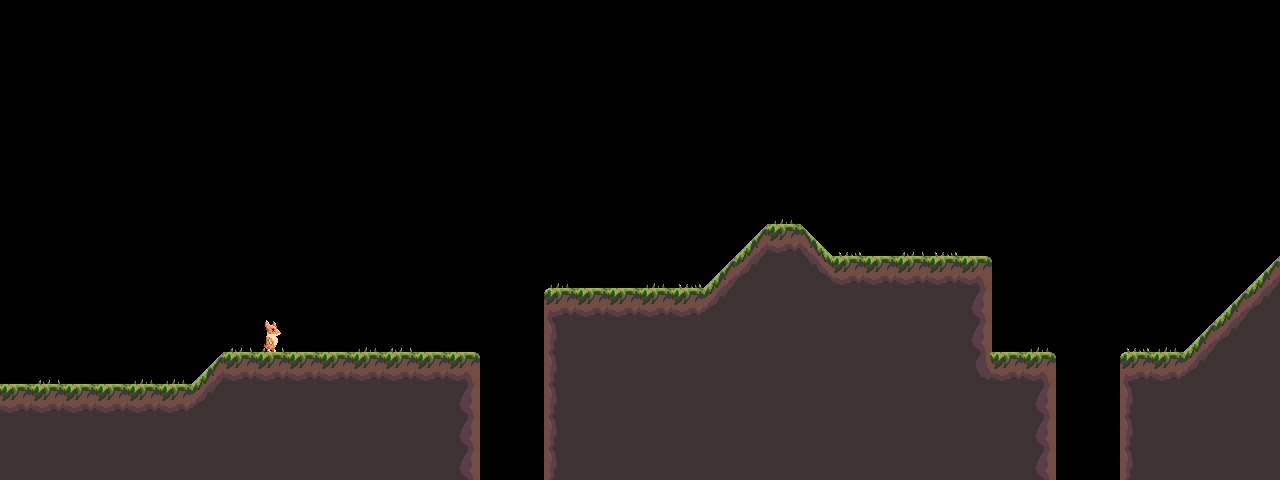

A level layout from a 2D game, rendered from its tile map. Below: a short description, then the map file with its tile-grid data intact:
An orthogonal 40x15 tile map with 32x32 px tiles, 4 tile layers (background, player, terrain, decoration), 4 tilesets.

<map version="1.10" tiledversion="1.10.2" orientation="orthogonal" renderorder="right-down" width="40" height="15" tilewidth="32" tileheight="32" infinite="0" nextlayerid="5" nextobjectid="1">
 <editorsettings>
  <export target="data/level0.csv" format="csv" />
 </editorsettings>
 <tileset firstgid="1" source="32terrain_grass_tiles.tsx" />
 <tileset firstgid="16" source="grass_deco_tiles.tsx" />
 <tileset firstgid="19" source="player_tile.tsx" />
 <tileset firstgid="20" source="blue_sky_gradient.tsx" />
 <layer id="4" name="background" width="40" height="15">
  <data encoding="csv">
0,0,0,0,0,0,0,0,0,0,0,0,0,0,0,0,0,0,0,0,0,0,0,0,0,0,0,0,0,0,0,0,0,0,0,0,0,0,0,0,
0,0,0,0,0,0,0,0,0,0,0,0,0,0,0,0,0,0,0,0,0,0,0,0,0,0,0,0,0,0,0,0,0,0,0,0,0,0,0,0,
0,0,0,0,0,0,0,0,0,0,0,0,0,0,0,0,0,0,0,0,0,0,0,0,0,0,0,0,0,0,0,0,0,0,0,0,0,0,0,0,
0,0,0,0,0,0,0,0,0,0,0,0,0,0,0,0,0,0,0,0,0,0,0,0,0,0,0,0,0,0,0,0,0,0,0,0,0,0,0,0,
0,0,0,0,0,0,0,0,0,0,0,0,0,0,0,0,0,0,0,0,0,0,0,0,0,0,0,0,0,0,0,0,0,0,0,0,0,0,0,0,
0,0,0,0,0,0,0,0,0,0,0,0,0,0,0,0,0,0,0,0,0,0,0,0,0,0,0,0,0,0,0,0,0,0,0,0,0,0,0,0,
0,0,0,0,0,0,0,0,0,0,0,0,0,0,0,0,0,0,0,0,0,0,0,0,0,0,0,0,0,0,0,0,0,0,0,0,0,0,0,0,
0,0,0,0,0,0,0,0,0,0,0,0,0,0,0,0,0,0,0,0,0,0,0,0,0,0,0,0,0,0,0,0,0,0,0,0,0,0,0,0,
0,0,0,0,0,0,0,0,0,0,0,0,0,0,0,0,0,0,0,0,0,0,0,0,0,0,0,0,0,0,0,0,0,0,0,0,0,0,0,0,
0,0,0,0,0,0,0,0,0,0,0,0,0,0,0,0,0,0,0,0,0,0,0,0,0,0,0,0,0,0,0,0,0,0,0,0,0,0,0,0,
0,0,0,0,0,0,0,0,0,0,0,0,0,0,0,0,0,0,0,0,0,0,0,0,0,0,0,0,0,0,0,0,0,0,0,0,0,0,0,0,
0,0,0,0,0,0,0,0,0,0,0,0,0,0,0,0,0,0,0,0,0,0,0,0,0,0,0,0,0,0,0,0,0,0,0,0,0,0,0,0,
0,0,0,0,0,0,0,0,0,0,0,0,0,0,0,0,0,0,0,0,0,0,0,0,0,0,0,0,0,0,0,0,0,0,0,0,0,0,0,0,
0,0,0,0,0,0,0,0,0,0,0,0,0,0,0,0,0,0,0,0,0,0,0,0,0,0,0,0,0,0,0,0,0,0,0,0,0,0,0,0,
21,0,0,0,0,0,0,0,0,0,0,0,21,0,0,0,0,0,0,0,0,0,0,0,21,0,0,0,0,0,0,0,0,0,21,0,0,0,0,0
</data>
 </layer>
 <layer id="3" name="player" width="40" height="15">
  <data encoding="csv">
0,0,0,0,0,0,0,0,0,0,0,0,0,0,0,0,0,0,0,0,0,0,0,0,0,0,0,0,0,0,0,0,0,0,0,0,0,0,0,0,
0,0,0,0,0,0,0,0,0,0,0,0,0,0,0,0,0,0,0,0,0,0,0,0,0,0,0,0,0,0,0,0,0,0,0,0,0,0,0,0,
0,0,0,0,0,0,0,0,0,0,0,0,0,0,0,0,0,0,0,0,0,0,0,0,0,0,0,0,0,0,0,0,0,0,0,0,0,0,0,0,
0,0,0,0,0,0,0,0,0,0,0,0,0,0,0,0,0,0,0,0,0,0,0,0,0,0,0,0,0,0,0,0,0,0,0,0,0,0,0,0,
0,0,0,0,0,0,0,0,0,0,0,0,0,0,0,0,0,0,0,0,0,0,0,0,0,0,0,0,0,0,0,0,0,0,0,0,0,0,0,0,
0,0,0,0,0,0,0,0,0,0,0,0,0,0,0,0,0,0,0,0,0,0,0,0,0,0,0,0,0,0,0,0,0,0,0,0,0,0,0,0,
0,0,0,0,0,0,0,0,0,0,0,0,0,0,0,0,0,0,0,0,0,0,0,0,0,0,0,0,0,0,0,0,0,0,0,0,0,0,0,0,
0,0,0,0,0,0,0,0,0,0,0,0,0,0,0,0,0,0,0,0,0,0,0,0,0,0,0,0,0,0,0,0,0,0,0,0,0,0,0,0,
0,0,0,0,0,0,0,0,0,0,0,0,0,0,0,0,0,0,0,0,0,0,0,0,0,0,0,0,0,0,0,0,0,0,0,0,0,0,0,0,
0,0,0,0,0,0,0,0,0,0,0,0,0,0,0,0,0,0,0,0,0,0,0,0,0,0,0,0,0,0,0,0,0,0,0,0,0,0,0,0,
0,0,0,0,0,0,0,0,19,0,0,0,0,0,0,0,0,0,0,0,0,0,0,0,0,0,0,0,0,0,0,0,0,0,0,0,0,0,0,0,
0,0,0,0,0,0,0,0,0,0,0,0,0,0,0,0,0,0,0,0,0,0,0,0,0,0,0,0,0,0,0,0,0,0,0,0,0,0,0,0,
0,0,0,0,0,0,0,0,0,0,0,0,0,0,0,0,0,0,0,0,0,0,0,0,0,0,0,0,0,0,0,0,0,0,0,0,0,0,0,0,
0,0,0,0,0,0,0,0,0,0,0,0,0,0,0,0,0,0,0,0,0,0,0,0,0,0,0,0,0,0,0,0,0,0,0,0,0,0,0,0,
0,0,0,0,0,0,0,0,0,0,0,0,0,0,0,0,0,0,0,0,0,0,0,0,0,0,0,0,0,0,0,0,0,0,0,0,0,0,0,0
</data>
 </layer>
 <layer id="1" name="terrain" width="40" height="15">
  <data encoding="csv">
0,0,0,0,0,0,0,0,0,0,0,0,0,0,0,0,0,0,0,0,0,0,0,0,0,0,0,0,0,0,0,0,0,0,0,0,0,0,0,0,
0,0,0,0,0,0,0,0,0,0,0,0,0,0,0,0,0,0,0,0,0,0,0,0,0,0,0,0,0,0,0,0,0,0,0,0,0,0,0,0,
0,0,0,0,0,0,0,0,0,0,0,0,0,0,0,0,0,0,0,0,0,0,0,0,0,0,0,0,0,0,0,0,0,0,0,0,0,0,0,0,
0,0,0,0,0,0,0,0,0,0,0,0,0,0,0,0,0,0,0,0,0,0,0,0,0,0,0,0,0,0,0,0,0,0,0,0,0,0,0,0,
0,0,0,0,0,0,0,0,0,0,0,0,0,0,0,0,0,0,0,0,0,0,0,0,0,0,0,0,0,0,0,0,0,0,0,0,0,0,0,0,
0,0,0,0,0,0,0,0,0,0,0,0,0,0,0,0,0,0,0,0,0,0,0,0,0,0,0,0,0,0,0,0,0,0,0,0,0,0,0,0,
0,0,0,0,0,0,0,0,0,0,0,0,0,0,0,0,0,0,0,0,0,0,0,0,0,0,0,0,0,0,0,0,0,0,0,0,0,0,0,0,
0,0,0,0,0,0,0,0,0,0,0,0,0,0,0,0,0,0,0,0,0,0,0,4,2,5,0,0,0,0,0,0,0,0,0,0,0,0,0,0,
0,0,0,0,0,0,0,0,0,0,0,0,0,0,0,0,0,0,0,0,0,0,4,9,7,10,2,2,2,2,3,0,0,0,0,0,0,0,0,4,
0,0,0,0,0,0,0,0,0,0,0,0,0,0,0,0,0,1,2,2,2,2,9,7,7,7,7,7,7,7,8,0,0,0,0,0,0,0,4,9,
0,0,0,0,0,0,0,0,0,0,0,0,0,0,0,0,0,6,7,7,7,7,7,7,7,7,7,7,7,7,8,0,0,0,0,0,0,4,9,7,
0,0,0,0,0,0,4,2,2,2,2,2,2,2,3,0,0,6,7,7,7,7,7,7,7,7,7,7,7,7,14,2,3,0,0,1,2,9,7,7,
2,2,2,2,2,2,9,7,7,7,7,7,7,7,8,0,0,6,7,7,7,7,7,7,7,7,7,7,7,7,7,7,8,0,0,6,7,7,7,7,
7,7,7,7,7,7,7,7,7,7,7,7,7,7,8,0,0,6,7,7,7,7,7,7,7,7,7,7,7,7,7,7,8,0,0,6,7,7,7,7,
7,7,7,7,7,7,7,7,7,7,7,7,7,7,8,0,0,6,7,7,7,7,7,7,7,7,7,7,7,7,7,7,8,0,0,6,7,7,7,7
</data>
 </layer>
 <layer id="2" name="decoration" width="40" height="15">
  <data encoding="csv">
0,0,0,0,0,0,0,0,0,0,0,0,0,0,0,0,0,0,0,0,0,0,0,0,0,0,0,0,0,0,0,0,0,0,0,0,0,0,0,0,
0,0,0,0,0,0,0,0,0,0,0,0,0,0,0,0,0,0,0,0,0,0,0,0,0,0,0,0,0,0,0,0,0,0,0,0,0,0,0,0,
0,0,0,0,0,0,0,0,0,0,0,0,0,0,0,0,0,0,0,0,0,0,0,0,0,0,0,0,0,0,0,0,0,0,0,0,0,0,0,0,
0,0,0,0,0,0,0,0,0,0,0,0,0,0,0,0,0,0,0,0,0,0,0,0,0,0,0,0,0,0,0,0,0,0,0,0,0,0,0,0,
0,0,0,0,0,0,0,0,0,0,0,0,0,0,0,0,0,0,0,0,0,0,0,0,0,0,0,0,0,0,0,0,0,0,0,0,0,0,0,0,
0,0,0,0,0,0,0,0,0,0,0,0,0,0,0,0,0,0,0,0,0,0,0,0,0,0,0,0,0,0,0,0,0,0,0,0,0,0,0,0,
0,0,0,0,0,0,0,0,0,0,0,0,0,0,0,0,0,0,0,0,0,0,0,0,18,0,0,0,0,0,0,0,0,0,0,0,0,0,0,0,
0,0,0,0,0,0,0,0,0,0,0,0,0,0,0,0,0,0,0,0,0,0,0,0,0,0,16,0,17,16,0,0,0,0,0,0,0,0,0,0,
0,0,0,0,0,0,0,0,0,0,0,0,0,0,0,0,0,18,0,0,18,16,0,0,0,0,0,0,0,0,0,0,0,0,0,0,0,0,0,0,
0,0,0,0,0,0,0,0,0,0,0,0,0,0,0,0,0,0,0,0,0,0,0,0,0,0,0,0,0,0,0,0,0,0,0,0,0,0,0,0,
0,0,0,0,0,0,0,17,17,0,0,18,17,0,0,0,0,0,0,0,0,0,0,0,0,0,0,0,0,0,0,0,18,0,0,16,18,0,0,0,
0,17,0,0,18,18,0,0,0,0,0,0,0,0,0,0,0,0,0,0,0,0,0,0,0,0,0,0,0,0,0,0,0,0,0,0,0,0,0,0,
0,0,0,0,0,0,0,0,0,0,0,0,0,0,0,0,0,0,0,0,0,0,0,0,0,0,0,0,0,0,0,0,0,0,0,0,0,0,0,0,
0,0,0,0,0,0,0,0,0,0,0,0,0,0,0,0,0,0,0,0,0,0,0,0,0,0,0,0,0,0,0,0,0,0,0,0,0,0,0,0,
0,0,0,0,0,0,0,0,0,0,0,0,0,0,0,0,0,0,0,0,0,0,0,0,0,0,0,0,0,0,0,0,0,0,0,0,0,0,0,0
</data>
 </layer>
</map>